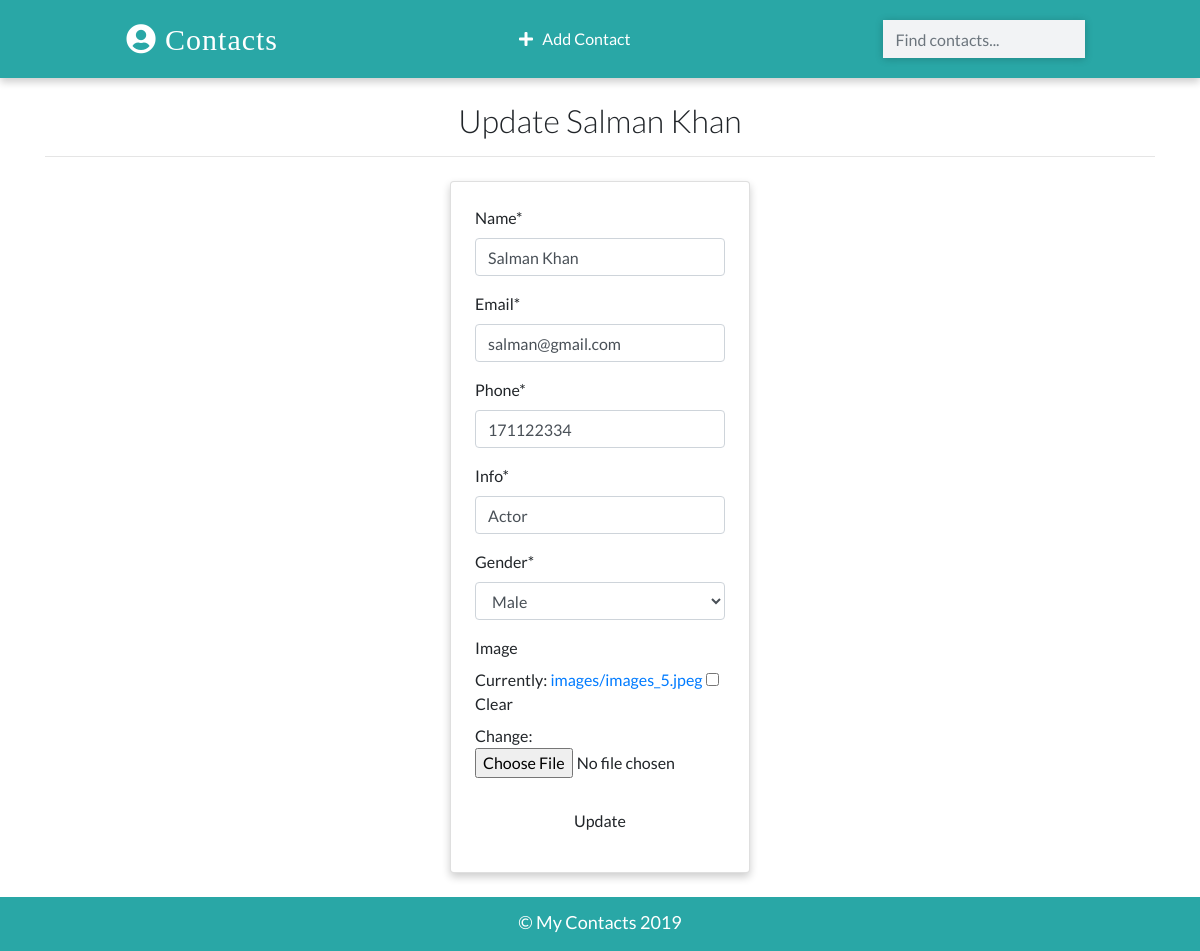
The page /contacts/update/6 on the database its author committed.
### app/models.py (models this page shows)
class Contact (models.Model):
   name = models.CharField(max_length=20)
   email = models.EmailField(max_length=100)
   phone = models.IntegerField()
   info = models.CharField(max_length=30)
   gender = models.CharField(max_length=30, choices=(
   ('male','Male'),
   ('female','Female')
   ))
   image = models.ImageField(upload_to='images/',blank=True )
   date_added = models.DateTimeField(default=datetime.now)
   def __str__(self):
        return self.name

### app/views.py (the view)
# urls.py: path('contacts/update/<int:pk>',views.ContactUpdateView.as_view(),name="update") ,
class ContactUpdateView(UpdateView):
    model= Contact
    template_name ='update.html'
    fields = ['name','email','phone','info','gender','image']
    success_url= '/'

### templates/update.html (shortened to what this page needs)
{% extends "base.html" %}
{% load crispy_forms_tags %}
{% block content %}
<div class="container">
   <h2 class="heading font-weight-light text-center">Update {{contact}} </h2>
   <hr>
</div>
<div class="container w-25 card p-4 mt-4">
   <form action=" " method="POST" enctype="multipart/form-data">
   {{form | crispy}}
   <input type="submit" value="Update" class="w-100  text-center  my-2 btn " >
   </form>
</div>
{% endblock content %}

### static/css/main.css (style rules this page uses)
:root { --back: #29a7a6; --girl: #e64298; --boy: #2874dd; }
body { font-family: Lato, sans-serif; }
.card { box-shadow: 0 4px 8px 0 rgba(0, 0, 0, 0.2); transition: 0.3s; min-width: 250px; box-sizing: border-box; }

### rows shown on the page
Contact: name "Salman Khan", email "salman@gmail.com", phone "171122334", info "Actor", gender "Male"
